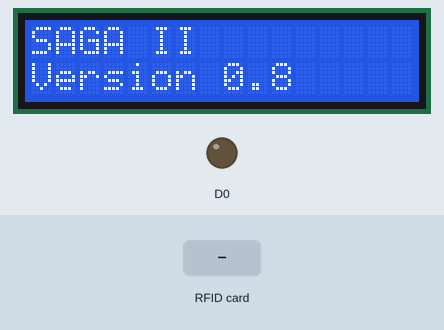
A sketch run on a simulated ESP8266 (NodeMCU). Shown: 16×2 character LCD, output pins drawn as LEDs (lit = HIGH). The inputs (shaded band) are chosen by the test bench. WiFi joins after 1.5 s; servers stay silent unless stated; uploads are accepted with an empty reply; what the sketch prints to the serial monitor is not drawn.

Above: at 1.1 s.
At 11.7 s:
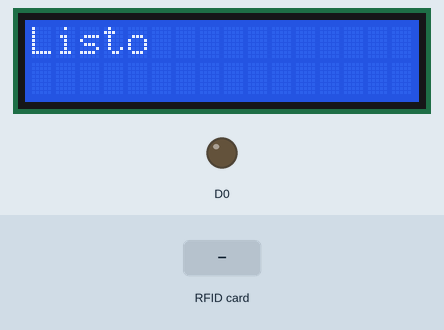
At 19.8 s:
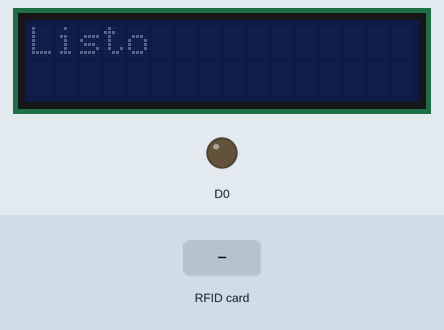
19.9 s: RFID card 5E 7A 19 C4 held to the reader
Timing chart, 0 to 22.9 s (numbered marks = the images above; inputs shaded):
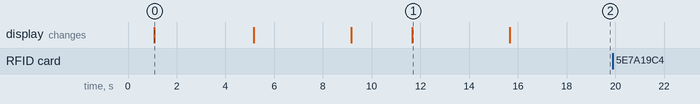

The sketch:

rfid_control.ino
```cpp
//*******************************libraries********************************
// RFID-----------------------------
#include <SPI.h>
#include <MFRC522.h>
// NodeMCU--------------------------
#include <ESP8266WiFi.h>
#include <ESP8266HTTPClient.h>

#include <LiquidCrystal_I2C.h>

// set the LCD number of columns and rows
int lcdColumns = 16;
int lcdRows = 2;

// set LCD address, number of columns and rows
// if you don't know your display address, run an I2C scanner sketch
LiquidCrystal_I2C lcd(0x27, lcdColumns, lcdRows);

//************************************************************************
#define SS_PIN D8  // D2
#define RST_PIN D3 // D1
//************************************************************************
MFRC522 mfrc522(SS_PIN, RST_PIN); // Create MFRC522 instance.
//************************************************************************
/* Set these to your desired credentials. */
const char *ssid = "petrusos24";
const char *password = "00423229845";
const char *device_token = "816a6d3de4b88ed2";
//************************************************************************
String URL = "http://192.168.0.10/getdata.php"; // computer IP or the server domain
String getData, Link;
String OldCardID = "";
unsigned long previousMillis = 0;
//************************************************************************
void setup()
{
    pinMode(D0, OUTPUT);
    delay(1000);
    lcd.init();
    Printing("SAGA II", "Version 0.8", 4000);
    Serial.begin(115200);
    SPI.begin();        // Init SPI bus
    mfrc522.PCD_Init(); // Init MFRC522 card
    //---------------------------------------------
    connectToWiFi();
}
//************************************************************************
void loop()
{
    // check if there's a connection to Wi-Fi or not

    if (!WiFi.isConnected())
    {
        connectToWiFi(); // Retry to connect to Wi-Fi
    }

    //---------------------------------------------
    if (millis() - previousMillis >= 15000)
    {
        previousMillis = millis();
        OldCardID = "";
    }
    delay(50);
    //---------------------------------------------
    // look for new card
    if (!mfrc522.PICC_IsNewCardPresent())
    {
        return; // got to start of loop if there is no card present
    }
    // Select one of the cards
    if (!mfrc522.PICC_ReadCardSerial())
    {
        return; // if read card serial(0) returns 1, the uid struct contians the ID of the read card.
    }
    String CardID = "";
    for (byte i = 0; i < mfrc522.uid.size; i++)
    {
        CardID += mfrc522.uid.uidByte[i];
    }
    //---------------------------------------------
    if (CardID == OldCardID)
    {
        return;
    }
    else
    {
        OldCardID = CardID;
    }
    //---------------------------------------------
    //  Serial.println(CardID);
    SendCardID(CardID);
    delay(1000);
}
//************send the Card UID to the website*************
void SendCardID(String Card_uid)
{
    Serial.println("Sending the Card ID");

    if (WiFi.isConnected())
    {
        HTTPClient http; // Declare object of class HTTPClient
        // GET Data
        getData = "?card_uid=" + String(Card_uid) + "&device_token=" + String(device_token); // Add the Card ID to the GET array in order to send it
        // GET methode
        Link = URL + getData;
        http.begin(Link); // initiate HTTP request   //Specify content-type header

        int httpCode = http.GET();         // Send the request
        String payload = http.getString(); // Get the response payload

        //    Serial.println(Link);   //Print HTTP return code
        Serial.println(httpCode); // Print HTTP return code
        Serial.println(Card_uid); // Print Card ID
        Serial.println(payload);  // Print request response payload
        payload.trim();
        Serial.println(":" + payload + ":");
        Serial.println(payload.substring(0, 5));
        if (httpCode == 200)
        {
            if (payload.substring(0, 5) == "login")
            {
                String user_name = payload.substring(5);
                Serial.println(user_name);

                Serial.println("Bienvenido");
                Serial.println(user_name);
                Printing("Bienvenido", user_name, 4000);
            }
            else if (payload.substring(0, 6) == "logout")
            {
                String user_name = payload.substring(6);
                Serial.println(user_name);
                Serial.println("Adios");
                Serial.println(user_name);
                Printing("Adios", user_name, 4000);
            }
            else if (payload == "succesful")
            {
            }
            else if (payload == "available")
            {
            }
            else if (payload == "Not found!")
            {
                Printing("No habilitada", "Acceso denegado", 4000);
            }

            else if (payload == "Not registerd!")
            {
                Printing("No registrado", "Acceso denegado", 4000);
            }

            else if (payload.substring(0, 8) == "accessin")
            {
                Printing("Acceso permitido", "", 2000);
                digitalWrite(D0, HIGH);
                delay(4000);
                digitalWrite(D0, LOW);
            }

            else if (payload.substring(0, 9) == "accessout")
            {
                Printing("Acceso permitido", "", 000);
                digitalWrite(D0, HIGH);
                delay(4000);
                digitalWrite(D0, LOW);
            }

            delay(100);
            http.end(); // Close connection
        }
    }
}
//********************connect to the WiFi******************
void connectToWiFi()
{
    Printing("Conectando WiFi", "...", 4000);
    WiFi.mode(WIFI_OFF); // Prevents reconnection issue (taking too long to connect)
    delay(1000);
    WiFi.mode(WIFI_STA);
    Serial.print("Connecting to ");
    Serial.println(ssid);
    WiFi.begin(ssid, password);

    while (WiFi.status() != WL_CONNECTED)
    {
        delay(500);
        Serial.print(".");
    }
    Serial.println("");
    Serial.println("Connected");
    Printing("Listo", "", 4000);

    Serial.print("IP address: ");
    Serial.println(WiFi.localIP()); // IP address assigned to your ESP

    delay(3000);
}

void Printing(String primera, String segunda, int delaytime)
{
    lcd.clear();
    lcd.backlight();
    lcd.setCursor(0, 0);
    lcd.print(primera);
    lcd.setCursor(0, 1);
    lcd.print(segunda);
    delay(delaytime);
    lcd.noBacklight();
}
```

Measured:
- after the input at 19.9 s, every drawn part: stays the same
- what the display in image 0 shows lasts 4.1 s, from 1.1 s to 5.2 s
- what the display in image 1 shows lasts 4.0 s, from 11.7 s to 15.7 s
